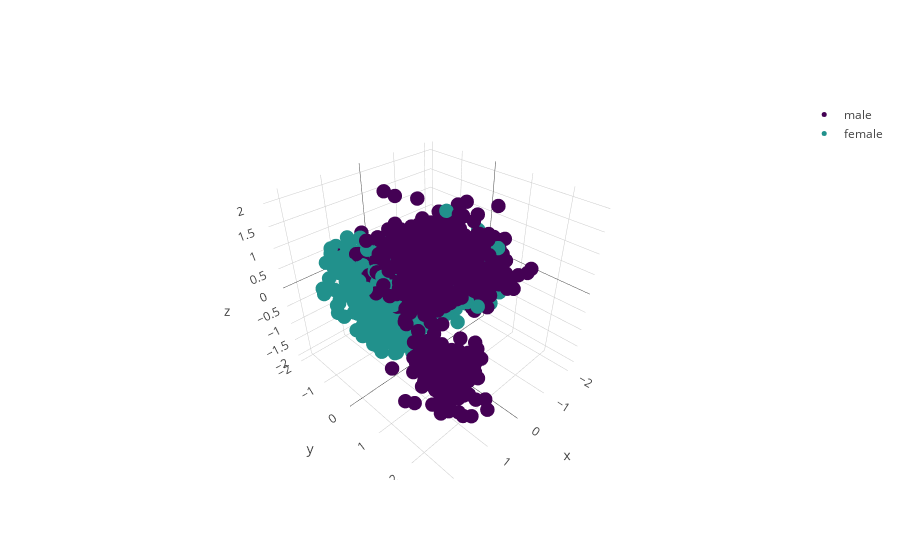

Notebook source saved alongside this figure:
### Code cell
# by gender
traces_for_plot_sex = []
for key, value in sex_num.items():
    df = doc_vectors_3d_with_gender[doc_vectors_3d_with_gender['sex'] == value]
    traces_for_plot_sex.append(df)

traces_sex = []
for trace in traces_for_plot_sex:
    trace1 = go.Scatter3d(
    x = trace['x'],
    y = trace['y'],
    z = trace['z'],
    mode='markers',
    name = genders[trace['sex'].values[0]],
    marker=dict(
        size=5,
        color= 'rgba' + str(cmap_sex[(trace['sex'].values[0])]),
    )
    )
    traces_sex.append(trace1)

layout = go.Layout(showlegend=True)
# # Make a figure object
fig = go.Figure(data= traces_sex, layout = layout)

# Send to Plotly and show in notebook
iplot(fig, filename='test1')

### Figure 1 — Plotly figure (JSON) as saved in the notebook; plotly's stock layout.template omitted (floating-point values rounded to 4 significant figures; data arrays with more than 128 entries replaced by an {"elided": "..."} marker saying what was removed)
{"data": [{"marker": {"color": "rgba(0.267004, 0.004874, 0.329415, 1.0)", "size": 5}, "mode": "markers", "name": "male", "type": "scatter3d", "uid": "9a924330-bc52-11e8-9308-9a0015437040", "x": {"elided": "1225 float values"}, "y": {"elided": "1225 float values"}, "z": {"elided": "1225 float values"}}, {"marker": {"color": "rgba(0.127568, 0.566949, 0.550556, 1.0)", "size": 5}, "mode": "markers", "name": "female", "type": "scatter3d", "uid": "9a92455a-bc52-11e8-85c5-9a0015437040", "x": {"elided": "1225 float values"}, "y": {"elided": "1225 float values"}, "z": {"elided": "1225 float values"}}], "layout": {"showlegend": true}}
